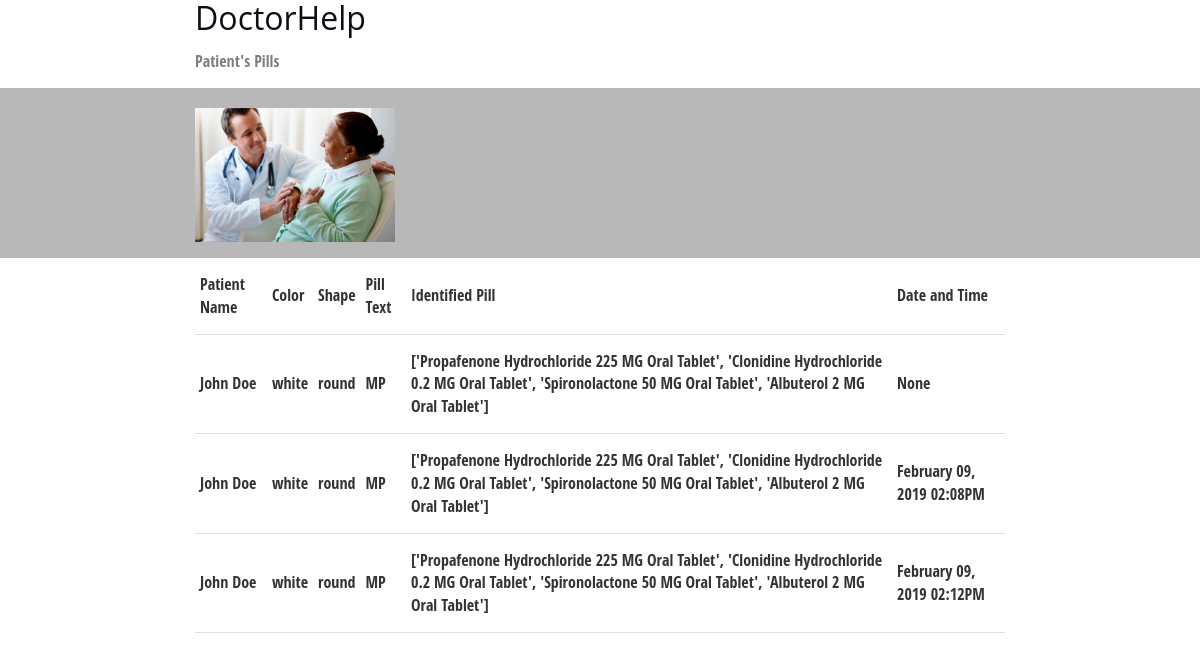
The page / on the database its author committed.
### tables this page shows
CREATE TABLE patient_data (
    id integer primary key autoincrement,
    name text not null,
    color text not null,
    shape text not null,
    writing text not null,
    identified_pill text not null,
    date current_date
);

### app.py (the view)
@app.route('/')
def index():
    cur = get_db().cursor()
    cur.execute("select * from patient_data")
    rows = cur.fetchall();
    print(rows)
    return render_template('index.html',rows = rows)

### app.py (called while the page is built)
def get_db():
    db = getattr(g, '_database', None)
    if db is None:
        db = g._database = sqlite3.connect(DATABASE)
    return db

@app.teardown_appcontext
def close_connection(exception):
    db = getattr(g, '_database', None)
    if db is not None:
        db.close()

### templates/index.html (shortened to what this page needs)
  <!DOCTYPE html>
  <html>
    <head>
    <link href="/static/css/bootstrap.css" rel='stylesheet' type='text/css' />
    <link href="/static/css/style.css" rel='stylesheet' type='text/css' />
    <link href="/static/css/font-awesome.css" rel="stylesheet">
    <link rel="stylesheet" href="https://cdnjs.cloudflare.com/ajax/libs/materialize/1.0.0/css/materialize.min.css">
      <link rel="stylesheet" href="/static/css/normalize.css">
      <link rel="stylesheet" href="/static/css/main.css">
    </head>
    <body>
      <div class="header">
        <div class="container">
            <h1>DoctorHelp</h1>
            <p>Patient's Pills </p>
          </div>
        </div>
      <div class="header_bottom">
        <div class="container">
          <div class="logo">
            <img src="/static/logo1.jpg" class="img-responsive" alt="" width = "200" height = "150"/>
          </div>
        </div>
      </div>
    <div class="main" id="main">
      <div class="container">
            <table>
          <thead>
            <tr>
                <th>Patient Name</th>
                <th>Color</th>
                <th>Shape</th>
                <th>Pill Text</th>
                <th>Identified Pill</th>
                <th>Date and Time</th>
            </tr>
          </thead>
          <tbody>
          {% for row in rows %}
            <tr>
                 <td>{{row[1]}}</td>
                 <td>{{row[2]}}</td>
                 <td> {{row[3]}}</td>
                 <td>{{row[4]}}</td>
                 <td>{{row[5]}}</td>
                <td>{{row[6]}}</td>
            </tr>
          {% endfor %}
          </tbody>
        </table>
      </div>
    </div>
    </body>
  </html>

### static/css/style.css (style rules this page uses)
h4, h5, h6, h1, h2, h3 { margin-top: 0; }
p { margin: 0; }
html, body { font-family: 'Open Sans Condensed', sans-serif; font-size: 100%; background:#fff; }
.header_bottom { background:rgba(13, 13, 13, 0.29); padding:1em 0; position:relative; }
.logo { float: left; margin: 4px 0 0 0; }
.but_list p, .but_list h4, h5, h1, h2, h3 { margin-bottom:1em; }

### static/css/main.css (style rules this page uses)
p { line-height: 1.33em; color: #7E7E7E; }
h1 { color: #EEEEEE; }

### templates/index.html (style rules this page uses)
h1 { height: 100%; margin: 0; font-size: 14px; font-family: 'Open Sans', sans-serif; font-size: 32px; margin-bottom: 3px; color: #0e0f16; }

### rows shown on the page
patient_data: name "John Doe", color "white", shape "round", writing "MP", identified_pill "['Propafenone Hydrochloride 225 MG Oral Tablet', 'Clonidine Hydrochloride 0.2 MG Oral Tablet', 'Spironolactone 50 MG Oral Tablet', 'Albuterol 2 MG Oral Tablet']", row "None"
patient_data: name "John Doe", color "white", shape "round", writing "MP", identified_pill "['Propafenone Hydrochloride 225 MG Oral Tablet', 'Clonidine Hydrochloride 0.2 MG Oral Tablet', 'Spironolactone 50 MG Oral Tablet', 'Albuterol 2 MG Oral Tablet']", date "February 09, 2019 02:08PM"
patient_data: name "John Doe", color "white", shape "round", writing "MP", identified_pill "['Propafenone Hydrochloride 225 MG Oral Tablet', 'Clonidine Hydrochloride 0.2 MG Oral Tablet', 'Spironolactone 50 MG Oral Tablet', 'Albuterol 2 MG Oral Tablet']", date "February 09, 2019 02:12PM"
